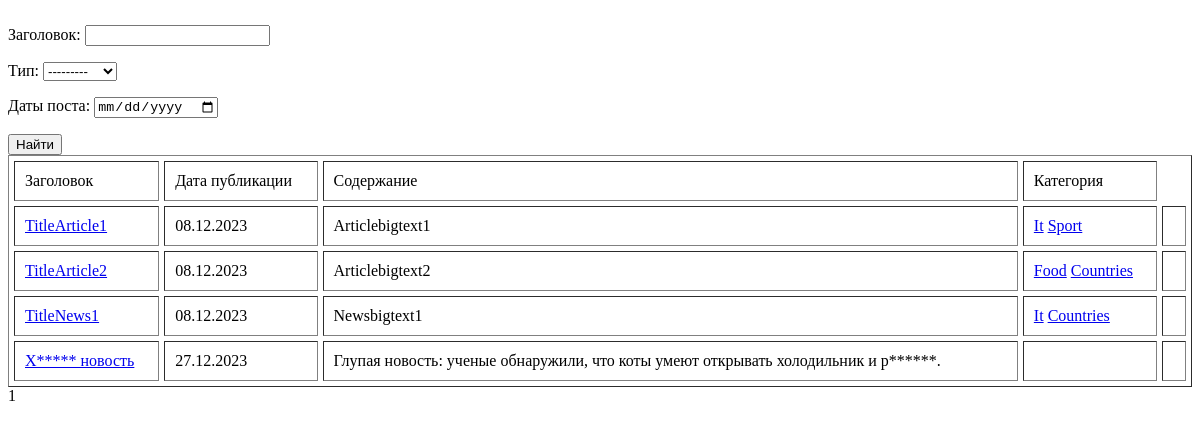
Page /news/search/ on the earlier database version.
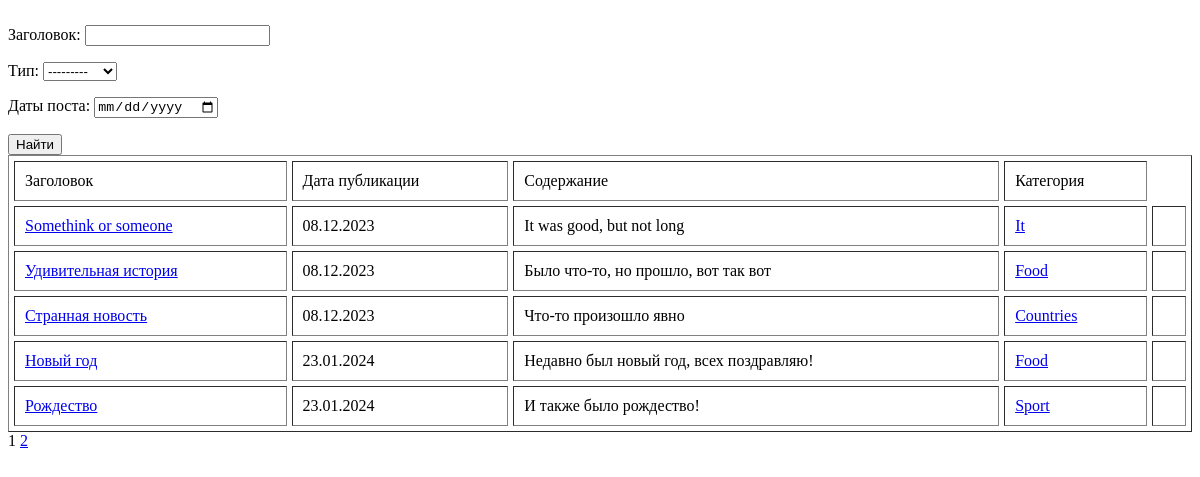
Same page on the later database version.
### news_portal/models.py (models this page shows, shortened)
class Post(models.Model):
    author= models.ForeignKey(Author, on_delete=models.CASCADE) #Поле 1 ко многим с таблицей Автор
    news='NW'
    article='AR'
    CATEGORY_CHOICES=(
        (news,'Новость'),
        (article,'Статья')
    )
    categoryType=models.CharField(max_length=2, choices=CATEGORY_CHOICES,default=article) #Поле категории(с возможностью выбрать из 2х вариантов)
    dateCreation=models.DateTimeField(auto_now_add=True)
    postCategory=models.ManyToManyField(Category, through='PostCategory')
    title=models.CharField(max_length=128)
    text=models.TextField()
    rating=models.SmallIntegerField(default=0)

class Category(models.Model):
    name=models.CharField(max_length=64, unique=True)
    def __str__(self):
        return self.name.title()

### news_portal/views.py (the view)
# urls.py: path('search/', SearchList.as_view(), name='search'),
class SearchList(ListView):
    model= Post
    template_name = 'news_search.html'
    context_object_name = 'search'
    paginate_by = 5
    def get_filter(self):
        return NewsFilter(self.request.GET, queryset=super().get_queryset())
    def get_queryset(self):
        return self.get_filter().qs
    def get_context_data(self, **kwargs):
        context = super().get_context_data(**kwargs)
        context['filterset'] = self.get_filter()
        return context

### news_portal/templatetags/custom_filters.py (called while the page is built)
@register.filter()
def censor(textnews):
    word_list = textnews.split(' ')
    for idx, value in enumerate(word_list):
        if value:
            if value[0].lower() in DIRTY_WORDS.keys():
                for el in DIRTY_WORDS[value[0].lower()]:
                    if el in value.lower():
                        corrected = value[0] + '*' * (len(el)-1) + value[len(el):] #Меняем слово на букву + звёздочки
                        word_list[idx] = corrected #Заменяем в исходном тексте на отформатированный вариант
    return ' '.join(word_list)

### news_portal/templatetags/custom_tags.py (called while the page is built)
@register.simple_tag(takes_context=True)
def url_replace(context, **kwargs):
   d = context['request'].GET.copy()
   for k, v in kwargs.items():
       d[k] = v
   return d.urlencode()

### templates/news_search.html (shortened to what this page needs)
{% extends 'flatpages/default.html' %}
{% load custom_filters %}
{% load custom_tags %}
{% block content %}
<form action="" method="get">
   {{ filterset.form.as_p }}
   <input type="submit" class="btn btn-dark" value="Найти" />
</form>
{% if search %}
       <table cellspacing="5" cellpadding="10" border="1" width="100%">
           <tr>
               <td>Заголовок</td>
               <td>Дата публикации</td>
               <td>Содержание</td>
               <td>Категория</td>
           </tr>
          {% for search_p in search %}
           <tr>
               <td><a href="{% url 'post_detail' search_p.id %}">{{ search_p.title|censor}}</a></td>
               <td>{{ search_p.dateCreation|date:'d.m.Y'}}</td>
               <td>{{ search_p.text|truncatewords:20|censor }}</td>
               <td>
                    {% for category in search_p.postCategory.all %}
                    <a href="{% url 'category_list' category.id %}">{{category}}</a>
                    {% endfor %}
               </td>
               <td>
               </td>
           </tr>
           {% endfor %}
       </table>
   {% else %}
       <h2>Публикаций нет!</h2>
   {% endif %}
{{ page_obj.number }}
{% if page_obj.has_next %}
    <a href="?{% url_replace page=page_obj.next_page_number %}">{{ page_obj.next_page_number }}</a>
{% endif %}
{% endblock content %}

Differences in the rows shown:
removed Post: title|censor "Х***** новость", dateCreation "27.12.2023", text|censor "Глупая новость: ученые обнаружили, что коты умеют открывать холодильник и р******."
changed Post: title|censor "TitleArticle1" → "Somethink or someone"; text|censor "Articlebigtext1" → "It was good, but not long"; loses Category (name "Sport")
changed Post: title|censor "TitleArticle2" → "Удивительная история"; text|censor "Articlebigtext2" → "Было что-то, но прошло, вот так вот"; loses Category (name "Countries")
changed Post: title|censor "TitleNews1" → "Странная новость"; text|censor "Newsbigtext1" → "Что-то произошло явно"; loses Category (name "It")
added Post: title|censor "Новый год", dateCreation "23.01.2024", text|censor "Недавно был новый год, всех поздравляю!", Category (name "Food")
added Post: title|censor "Рождество", dateCreation "23.01.2024", text|censor "И также было рождество!", Category (name "Sport")
Other differences:
{{ page_obj.next_page_number }}: (not shown) → "2"
